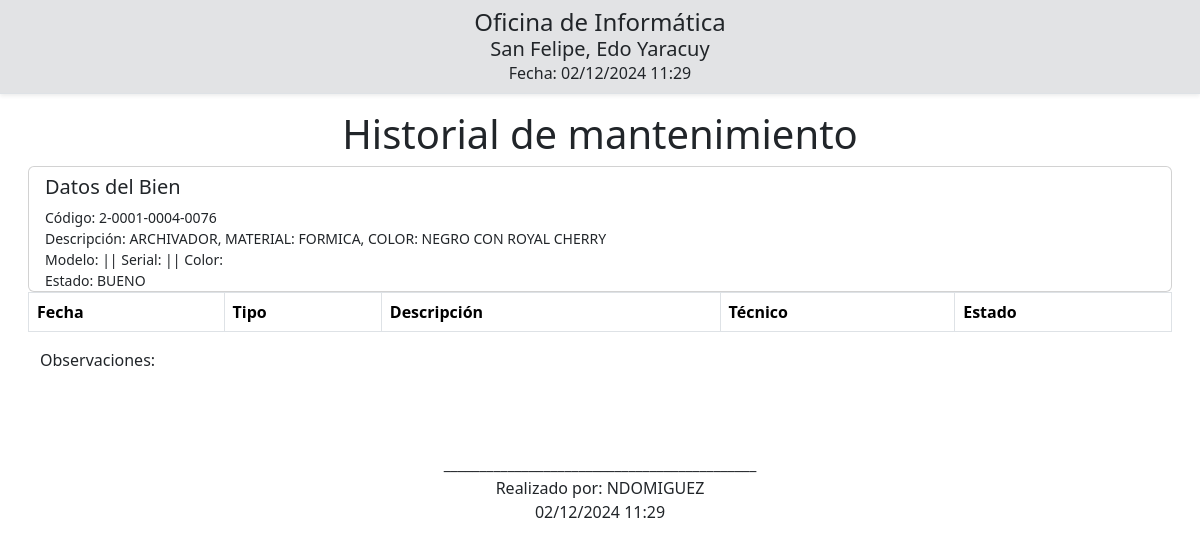
Screenshot of /historials.php?property_id=1 with the database file from the repository.
### tables this page shows
CREATE TABLE properties (id INTEGER PRIMARY KEY AUTOINCREMENT, grupo STRING, subgrupo STRING, seccion STRING, ident STRING, adscription STRING, description STRING, model STRING, color STRING, serial STRING, status STRING);

### conn.php (called while the page is built, shortened)
<?php
class DB extends SQLite3
{
    function getCodeId($id)
    {
        $stmt = $this->query("SELECT * FROM properties WHERE id = ".$id." order by ident ASC");
        if ($stmt) {
            $arr = $stmt->fetchArray();
            $grupo = $arr['grupo'];
            $subgrupo = str_pad($arr['subgrupo'], 4, "0", STR_PAD_LEFT);
            $seccion = str_pad($arr['seccion'], 4, "0", STR_PAD_LEFT);
            $ident = str_pad($arr['ident'], 4, "0", STR_PAD_LEFT);
            return ($arr) ? $grupo.'-'.$subgrupo.'-'.$seccion.'-'.$ident: null;
        }
    }
    function getFirstForId($table,$id)
    {
        $query = "SELECT * FROM ".$table." WHERE id = ".$id."";
        $stmt = $this->query($query);
        $fetchArray = ($stmt) ? $stmt->fetchArray() : null ;
        return $fetchArray ;
    }
}

### historials/main.php (the view, shortened to what this page needs)
<?php
$technician = "ndomiguez";
?>
<h1 class="mt-2">Historial de mantenimiento</h1>
<div class="card py-0">
    <div class="card-body py-0">
        <h5 class="text-start mt-2">Datos del Bien</h5>
        <div class="card-text text-start small">
            <div class="my-0 py-0">Código: <?php echo $db->getCodeId($property["id"]); ?></div>
            <div class="my-0 py-0">Descripción: <?php echo $property["description"]; ?></div>
            <div class="my-0 py-0">Modelo: <?php echo $property["model"]; ?> || Serial: <?php echo $property["serial"]; ?> || Color: <?php echo $property["color"]; ?></div>
            <div class="my-0 py-0">Estado: <?php echo $property["status"]; ?></div>
        </div>
    </div>
</div>
<table class="table table-bordered">
    <thead>
        <tr>
            <th>Fecha</th>
            <th>Tipo</th>
            <th>Descripción</th>
            <th>Técnico</th>
            <th>Estado</th>
        </tr>
    </thead>
</table>
<div class=" container-fluid text-start">
    <div>Observaciones:</div>
</div>
<p>&nbsp;</p>
<p>&nbsp;</p>

### historials.php (shortened to what this page needs)
<html lang="en" class="h-100" data-bs-theme="light">
<?php
$base = $_SERVER['DOCUMENT_ROOT'];
include_once($base.'/conn.php');
$db = new DB($base.'/db.db');
$property_id = (array_key_exists('property_id',$_GET)) ? $_GET['property_id'] : null ;
$property = ($property_id) ? $db->getFirstForId("properties",$property_id) : Array();
?>
<head>
    <?php include('include/head.php'); ?>
</head>
<body class="d-flex h-100 text-center shadow-none">
<div class=" d-flex w-100 h-100 mx-auto flex-column">
        <header class="bg-secondary-subtle border-bottom shadow-sm py-2 px-2">
            <div class="container-fluid">
                <?php include('historials/membrete.php'); ?>
            </div>
        </header>
        <main class="px-3 w-100 mt-2">
            <div class="container-fluid">
                <?php include('historials/main.php'); ?>
            </div>
            <div class=" container-fluid text-center">
                <div class="my-0 py-0">____________________________________________</div>
                <div class="my-0 py-0">Realizado por: <span class=" text-uppercase"><?php echo $technician; ?></span></div>
                <div class="my-0 py-0"><?php echo date("d/m/Y H:i"); ?></div>
            </div>
        </main>
    </div>
</body>
</html>

### include/head.php (shortened to what this page needs)
<link rel="stylesheet" href="./vendor/bootstrap/5.3.2/css/style.css">
<link rel="stylesheet" href="./vendor/bootstrap/5.3.2/css/bootstrap.min.css">
<link rel="stylesheet" href="./vendor/bootstrap/5.3.2/icon/css/bootstrap-icons.css">
<link rel="stylesheet" href="./vendor/bootstrap/5.3.2/css/app.css">
<link rel="stylesheet" href="./vendor/bootstrap/5.3.2/css/cover.css">
<link rel="stylesheet" href="./vendor/datatables/datatables.min.css" />

### historials/membrete.php
<div class="row">
    <div class="col-md-12">
        <h4 class="text-center my-0 py-0">Oficina de Informática</h3>
        <h5 class="text-center my-0 py-0">San Felipe, Edo Yaracuy</h5>
        <div class="text-center my-0 py-0">Fecha: <?php echo date("d/m/Y H:i"); ?></div>
    </div>
</div>

### rows the page displays
properties: $db->getCodeId($property["id"]) "2-0001-0004-0076", description "ARCHIVADOR, MATERIAL: FORMICA, COLOR: NEGRO CON ROYAL CHERRY", status "BUENO"

### other values shown
$technician "NDOMIGUEZ"
